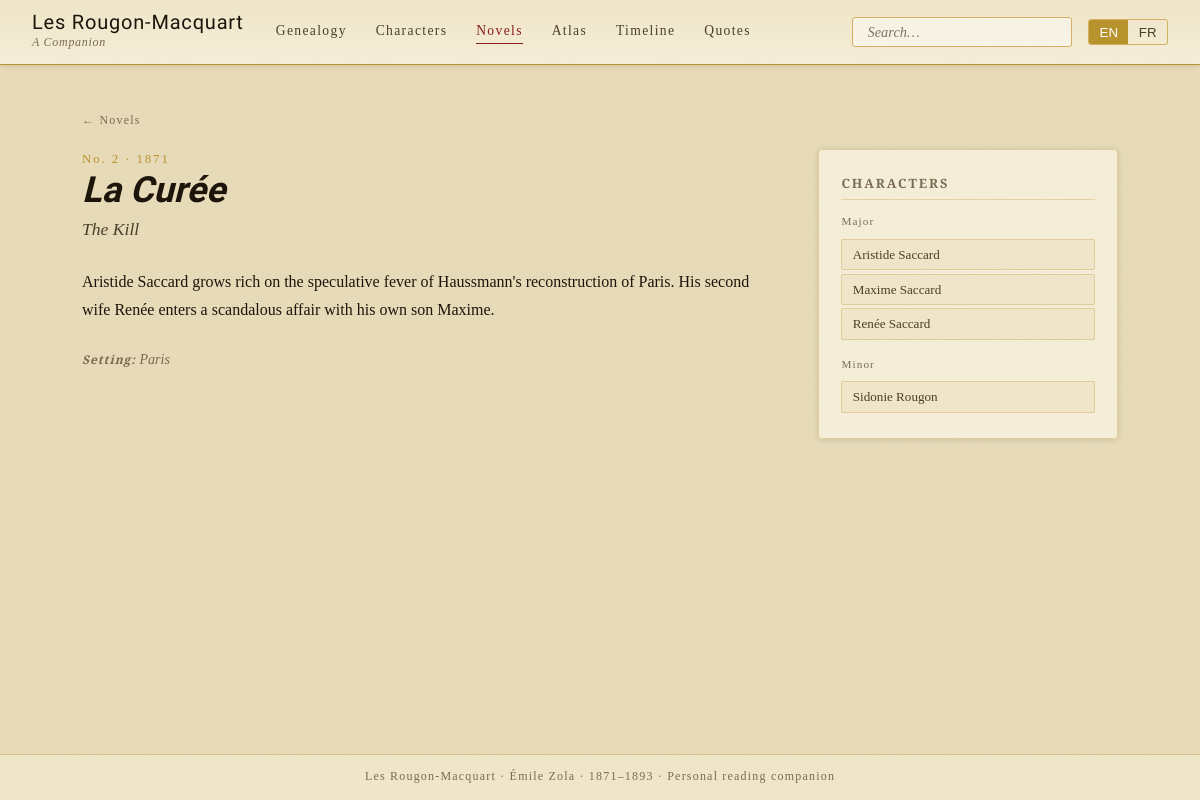
Page /novels/la-curee on the committed database.
### app/models.py (models this page shows, shortened)
class Novel(Base):
    __tablename__ = "novels"
    id           = Column(Integer, primary_key=True)
    number       = Column(Integer, nullable=False)          # 1–20 in series order
    slug         = Column(String(80), unique=True, nullable=False)
    title_fr     = Column(String(120), nullable=False)
    title_en     = Column(String(120), nullable=False)
    year         = Column(Integer)
    summary_en   = Column(Text)
    summary_fr   = Column(Text)
    themes       = Column(Text)                             # comma-separated
    setting      = Column(String(120))                      # primary location
    appearances  = relationship("CharacterAppearance", backref="novel", cascade="all, delete-orphan")
    events       = relationship("Event", backref="novel")

class CharacterAppearance(Base):
    __tablename__ = "character_appearances"
    id             = Column(Integer, primary_key=True)
    character_id   = Column(Integer, ForeignKey("characters.id"), nullable=False)
    novel_id       = Column(Integer, ForeignKey("novels.id"), nullable=False)
    role           = Column(String(20), default="major")   # major | minor | mentioned
    spoiler_level  = Column(Integer, default=0)            # 0 = safe, 1 = mild, 2 = heavy
    __table_args__ = (UniqueConstraint("character_id", "novel_id"),)

class Character(Base):
    __tablename__ = "characters"
    id                  = Column(Integer, primary_key=True)
    slug                = Column(String(80), unique=True, nullable=False)
    name                = Column(String(120), nullable=False)
    birth_name          = Column(String(120))               # if different
    occupation          = Column(String(120))
    branch              = Column(String(20))                # rougon | macquart | mouret | other
    generation          = Column(Integer)                   # 0=founders, 1,2,3...
    description_en      = Column(Text)
    description_fr      = Column(Text)
    physical_en         = Column(Text)
    physical_fr         = Column(Text)
    image_url           = Column(String(255))               # Wikimedia or local
    image_credit        = Column(String(255))
    tree_x              = Column(Float)
    tree_y              = Column(Float)
    featured_on_landing = Column(Boolean, default=False)    # shown on landing page tree
    appearances  = relationship("CharacterAppearance", backref="character", cascade="all, delete-orphan")
    quotes       = relationship("Quote", backref="character")
    events       = relationship("EventCharacter", backref="character")
    relations_as_a = relationship("CharacterRelation",
                                  foreign_keys="CharacterRelation.character_a_id",
                                  backref="character_a", cascade="all, delete-orphan")

### app/routers/novels.py (the view)
@router.get("/{slug}", response_class=HTMLResponse)
async def novel_detail(slug: str, request: Request, db: Session = Depends(get_db)):
    novel = db.query(Novel).filter(Novel.slug == slug).first()
    if not novel:
        raise HTTPException(status_code=404, detail="Novel not found")
    appearances = (
        db.query(CharacterAppearance)
        .filter(CharacterAppearance.novel_id == novel.id)
        .join(Character)
        .order_by(CharacterAppearance.role, Character.name)
        .all()
    )
    return templates.TemplateResponse(
        request, "novels/detail.html",
        {
            "novel": novel,
            "appearances": appearances,
        }
    )

### app/templates/novels/detail.html (shortened to what this page needs)
{% extends "base.html" %}
{% block content %}
<div class="page-container animate-in">
  <div style="margin-bottom:1rem;">
    <a href="/novels" style="font-family:var(--font-sc);font-size:0.75rem;letter-spacing:.1em;color:var(--ink-light);">← Novels</a>
  </div>
  <div style="display:grid;grid-template-columns:1fr 300px;gap:2.5rem;align-items:start;">
    <div>
      <p style="font-family:var(--font-sc);font-size:0.8rem;letter-spacing:.15em;color:var(--gold);">
        No. {{ novel.number }} · {{ novel.year }}
      </p>
      <h1 class="page-title" style="margin-bottom:.2rem;">{{ novel.title_fr }}</h1>
      <p style="font-family:var(--font-body);font-style:italic;font-size:1.1rem;color:var(--ink-faded);margin-bottom:1.5rem;">
        {{ novel.title_en }}
      </p>
      <div style="font-size:1rem;line-height:1.75;margin-bottom:1.5rem;">
        <span class="lang-text-en">{{ novel.summary_en or '' }}</span>
      </div>
      {% if novel.setting %}
      <p style="font-size:.88rem;font-style:italic;color:var(--ink-light);">
        <strong style="font-family:var(--font-sc);font-size:.75rem;letter-spacing:.08em;">Setting:</strong>
        {{ novel.setting }}
      </p>
      {% endif %}
    </div>
    <div class="character-sidebar">
      {% if appearances %}
      <h2 class="section-heading" data-en="Characters" data-fr="Personnages">Characters</h2>
      {% set majors = appearances | selectattr('role', 'equalto', 'major') | list %}
      {% set minors = appearances | selectattr('role', 'equalto', 'minor') | list %}
      {% if majors %}
      <p style="font-family:var(--font-sc);font-size:.7rem;letter-spacing:.1em;color:var(--ink-light);margin-bottom:.5rem;"
         data-en="Major" data-fr="Principaux">Major</p>
      {% for app in majors %}
      <a href="/characters/{{ app.character.slug }}" class="novel-pill" style="display:block;margin:.2rem 0;">
        {{ app.character.name }}
      </a>
      {% endfor %}
      {% endif %}
      {% if minors %}
      <p style="font-family:var(--font-sc);font-size:.7rem;letter-spacing:.1em;color:var(--ink-light);margin:.9rem 0 .5rem;"
         data-en="Minor" data-fr="Secondaires">Minor</p>
      {% for app in minors %}
      <a href="/characters/{{ app.character.slug }}" class="novel-pill" style="display:block;margin:.2rem 0;">
        {{ app.character.name }}
      </a>
      {% endfor %}
      {% endif %}
      {% endif %}
    </div>
  </div>
</div>
{% endblock %}

### app/static/css/main.css (style rules this page uses)
:root { --parchment: #f5eed8; --parchment-dark: #e8dbb8; --parchment-mid: #f0e6c8; --ink: #1a1208; --ink-faded: #4a3c28; --ink-light: #7a6a50; --rougon: #8B1a1a; --rougon-light: #c45a3a; --macquart: #1a3a5c; --macquart-light: #3a6a9c; --mouret: #2a5a2a; --mouret-light: #4a8a4a; --gold: #b8922a; --gold-light: #d4b060; --gold-pale: #f0dfa0; --shadow-sm: 0 1px 6px rgba(26,18,8,0.12); --shadow-md: 0 3px 14px rgba(26,18,8,0.18); --shadow-lg: 0 6px 28px rgba(26,18,8,0.25); --radius: 3px; --transition: 0.2s ease; --font-display: 'IM Fell English', Georgia, serif; --font-display-sc: 'IM Fell English SC', Georgia, serif; --font-body: 'Cormorant Garamond', Georgia, serif; --font-sc: 'Cormorant SC', Georgia, serif; --font-mono: 'Courier New', monospace; }
*, *::before, *::after { box-sizing: border-box; margin: 0; padding: 0; }
html { scroll-behavior: smooth; }
body { background-color: var(--parchment-dark); color: var(--ink); font-family: var(--font-body); font-size: 17px; line-height: 1.65; min-height: 100vh; display: flex; flex-direction: column; }
a { color: var(--rougon); text-decoration: none; transition: color var(--transition); }
.page-container { max-width: 1100px; margin: 0 auto; padding: 2.5rem 2rem; }
.page-title { font-family: var(--font-display); font-size: clamp(1.6rem, 3vw, 2.4rem); font-style: italic; color: var(--ink); line-height: 1.15; }
.character-sidebar { background: var(--parchment); border: 1px solid rgba(184,146,42,0.35); border-radius: var(--radius); padding: 1.4rem; box-shadow: var(--shadow-sm); }
.section-heading { font-family: var(--font-sc); font-size: 0.8rem; letter-spacing: 0.15em; color: var(--ink-light); text-transform: uppercase; margin-bottom: 0.8rem; padding-bottom: 0.3rem; border-bottom: 1px solid rgba(184,146,42,0.3); }
.novel-pill { display: inline-flex; align-items: center; gap: 0.4rem; background: var(--parchment-mid); border: 1px solid rgba(184,146,42,0.3); border-radius: 2px; padding: 0.25rem 0.65rem; margin: 0.2rem; font-size: 0.82rem; transition: background var(--transition); text-decoration: none; color: var(--ink-faded); }
.animate-in { animation: fadeUp 0.45s ease both; }

### rows in the picture
Novel: number "2", year "1871", title_fr "La Curée", title_en "The Kill", summary_en "Aristide Saccard grows rich on the speculative fever of Haussmann's reconstruction of Paris. His second wife Renée enters a scandalous affair with his own son Maxime.", setting "Paris"
CharacterAppearance: character.name "Aristide Saccard"
CharacterAppearance: character.name "Maxime Saccard"
CharacterAppearance: character.name "Renée Saccard"
CharacterAppearance: character.name "Sidonie Rougon"
